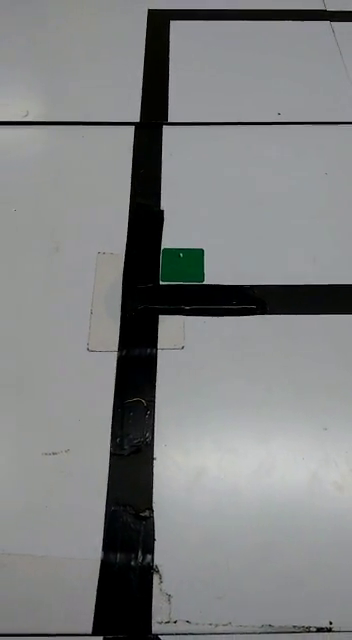
//> input picture frame 59 of line2.avi, 352 x 640 px
$ ./NotPiLine_3.1_4   (built with g++ and OpenCV 4)
//> lines starting //> are read from the running program, lines starting //| are printed output that depends on the picture; after the words box and inside, x2 and y2 are one past the last pixel; in counts of white or black regions, pixels touching at a corner belong together
//============================================================================
// Name        : VideoShow.cpp
// Author      :
// Version     :
// Copyright   : Your copyright notice
// Description : Hello World in C++, Ansi-style
//============================================================================

#include <iostream>
#include "opencv2/opencv.hpp"


using namespace std;
using namespace cv;

int pic_rows;
int pic_cols;
const int ANZAHL = 5;

const float mingroß = 0.1;   //prozent von gesamten ROI, die die Linie mindestens aufnehmen muss, bevor sie gezählt wird  (0.1)
const float cerheigth = 0.6; //linethickness value (how high, bevor it is considered to be vertical and is counted)

float ymin = 0;
float ymax = 0;
float xmin = 0;
float xmax = 0;

int index_arr[ANZAHL][ANZAHL];
int roisize = 0;

cv::Mat img_rgb;
cv::Mat img_gminb;		 //gruen minus blau
cv::Mat img_gminr;		 //gruen minus rot
cv::Mat img_unterschied; //unterschied zwichen den beiden oberen /\ ( gminb und gminr )
cv::Mat img_binunt; 		 //Bin�risiert auf den Unterschied
cv::Mat img_binhell; 		 //Bin�risiert auf die Helligkeit
cv::Mat img_binsw;
cv::Mat img_blur;
cv::Mat img_roi;
cv::Mat img_bin;
cv::Mat img_hsv;
cv::Mat img_sw;

std::vector<cv::Mat> splitmat;  //Ein Vektor von Matritzen für Rot, Gruen und Blau

cv::Mat ROIs[ANZAHL][ANZAHL]; //Vector of Matritzen
std::vector<std::vector<cv::Point> > contours_arr[ANZAHL][ANZAHL]; //für schwarz

cv::Point Dots[ANZAHL][ANZAHL];
cv::Point DotsReal[ANZAHL][ANZAHL];
bool Connections[ANZAHL][ANZAHL][4];  //[x][y]Point on grid 0123 Connections to  top left bottom right

//cv::Point Links[ANZAHL][ANZAHL][4][4];  //first two [][] for current x,y pos  next[] for which connection and last[] for wich connection on the deleted node
std::vector<cv::Point> Links[ANZAHL][ANZAHL];  //first two [][] for current x,y pos and vector for all the Links of that field
cv::Point point;  //temp point storage
int tempdirection2; //tempdirection
int extx = 0;	// extra x value
int exty = 0;	// extra y value
//cv::Point TempLinks[ANZAHL][ANZAHL][4][4];  //first two [][] for current x,y pos  next[] for which connection and last[] for wich connection on the deleted node
std::vector<cv::Point> TempLinks[ANZAHL][ANZAHL];

cv::Point temppoint = cv::Point(0, 0);
bool TempConnections[ANZAHL][ANZAHL][4];  //Connections that will get changed in repeat
cv::Point linesstart[ANZAHL*ANZAHL];
cv::Point linesend[ANZAHL*ANZAHL];
int amount = 0;
int linksamount = 0;

cv::Point greendots[2];
std::vector<std::vector<cv::Point> > contours_green[2]; //für grün ( 2 für die möglichen zwei grünen Punkte )
int index_green[2];

int linethickness = 0;
//const int extravalue = 5;  //extravalue + linthickness for linescheck()
const float percentage = 1.2;  //linethickness * percentage

void img_set();
void makeROIs();
void makeConturesandDots();
void lines();
void linescheck();
void find_begining();
void repeat(int x, int y);
void find_greendot();
void draw();
void show();

int find_linethickness();
int get_av_width(int x, int y);
int get_av_height(int x, int y);
float get_median_thickness(int x, int y, bool direction);
int get_borderpos(int x, int y, int direction);
int get_borderthickness(int x, int y, int direction);
int get_maxdimensions(int x, int y, bool direction);
bool similar(int a, int b);

void v_sort(vector<int>&);


int main() {

	//Erstelle Objekt von Klasse cv::VideoCapture und �ffne das Video "line.avi"
	cv::VideoCapture cap("line2.avi");

	//Pr�fe ob das Video geöffnet werden konnte
	if (!cap.isOpened()) {
		std::cout << "Problem beim �ffnen der Datei" << std::endl;
		return -1;
	}
	//Setze Framerate und die Auflösung
	cap.set(cv::CAP_PROP_FPS, 30);
	cap.set(cv::CAP_PROP_FRAME_WIDTH, 640);
	cap.set(cv::CAP_PROP_FRAME_HEIGHT, 480);

	//Füge Fenster zum Server hinzu
	cv::namedWindow("RGB");
	cv::namedWindow("BLUR");
	cv::namedWindow("GREEN");

	while (1) {
		std::cout << "Hallo1 " << std::endl;
		cap.read(img_rgb);
//> img_rgb is the input picture: 640 rows x 352 cols, CV_8UC3; mean B, G, R 129.1, 128.8, 126.9
		std::cout << "Hallo2 " << std::endl;
		if (img_rgb.empty()) {
			std::cout << "Fehler beim holen des Bildes" << std::endl;
			return -2;
		}

		std::cout << "Hallo3 " << std::endl;
		pic_rows = img_rgb.rows;
		pic_cols = img_rgb.cols;
		std::cout << "Rows, Cols" << pic_rows << pic_cols << std::endl;
//| Rows, Cols640352

		img_set();
		std::cout << "Hallo4 " << std::endl;
		makeROIs();
		std::cout << "Hallo5 " << std::endl;
		makeConturesandDots();
		std::cout << "Hallo6 " << std::endl;
		lines();
		std::cout << "Hallo7 " << std::endl;
		linethickness = find_linethickness();
		std::cout << "Hallo8 " << std::endl;
		linescheck();
		std::cout << "Hallo9 " << std::endl;
		find_begining();


		//---TEMPORARY---------
		/*
		std::cout << "LINKS" << std::endl;
		for (int y = 0; y < ANZAHL; y++) {  //6 spots per link  -> [0, 0]
			std::cout << "              " << Links[0][y][0][0] << "              " << "  " << "              " << Links[1][y][0][0] << "              " << "  " << "              " << Links[2][y][0][0] << "              " << "  " << "              " << Links[3][y][0][0] << "              " << "  " << "              " << Links[4][y][0][0] << "              " << "  " << std::endl;
			std::cout << "          " << Links[0][y][0][3] << " " << Connections[0][y][0] << Links[0][y][0][1] << "          " << "  " << "          " << Links[1][y][0][3] << " " << Connections[1][y][0] << Links[1][y][0][1] << "          " << "  " << "          " << Links[2][y][0][3] << " " << Connections[2][y][0] << Links[2][y][0][1] << "          " << "  " << "          " << Links[3][y][0][3] << " " << Connections[3][y][0] << Links[3][y][0][1] << "          " << "  " << "          " << Links[4][y][0][3] << " " << Connections[4][y][0] << Links[4][y][0][1] << "          " << "  " << std::endl;
			std::cout << "              " << Links[0][y][0][2] << "              " << "  " << "              " << Links[1][y][0][2] << "              " << "  " << "              " << Links[2][y][0][2] << "              " << "  " << "              " << Links[3][y][0][2] << "              " << "  " << "              " << Links[4][y][0][2] << "              " << "  " << std::endl;

			std::cout << "    " << Links[0][y][3][0] << "    " << "      " << "    " << Links[0][y][1][0] << "    " << "  " << "    " << Links[1][y][3][0] << "    " << "      " << "    " << Links[1][y][1][0] << "    " << "  " << "    " << Links[2][y][3][0] << "    " << "      " << "    " << Links[2][y][1][0] << "    " << "  " << "    " << Links[3][y][3][0] << "    " << "      " << "    " << Links[3][y][1][0] << "    " << "  " << "    " << Links[4][y][3][0] << "    " << "      " << "    " << Links[4][y][1][0] << "    " << "  " << std::endl;
			std::cout << Links[0][y][3][3] << " " << Connections[0][y][3] << Links[0][y][3][1] << "      " << Links[0][y][1][3] << " " << Connections[0][y][1] << Links[0][y][1][1] << "  " << Links[1][y][3][3] << " " << Connections[1][y][3] << Links[1][y][3][1] << "      " << Links[1][y][1][3] << " " << Connections[1][y][1] << Links[1][y][1][1] << "  " << Links[2][y][3][3] << " " << Connections[2][y][3] << Links[2][y][3][1] << "      " << Links[2][y][1][3] << " " << Connections[2][y][1] << Links[2][y][1][1] << "  " << Links[3][y][3][3] << " " << Connections[3][y][3] << Links[3][y][3][1] << "      " << Links[3][y][1][3] << " " << Connections[3][y][1] << Links[3][y][1][1] << "  " << Links[4][y][3][3] << " " << Connections[4][y][3] << Links[4][y][3][1] << "      " << Links[4][y][1][3] << " " << Connections[4][y][1] << Links[4][y][1][1] << "  " << std::endl;
			std::cout << "    " << Links[0][y][3][2] << "    " << "      " << "    " << Links[0][y][1][2] << "    " << "  " << "    " << Links[1][y][3][2] << "    " << "      " << "    " << Links[1][y][1][2] << "    " << "  " << "    " << Links[2][y][3][2] << "    " << "      " << "    " << Links[2][y][1][2] << "    " << "  " << "    " << Links[3][y][3][2] << "    " << "      " << "    " << Links[3][y][1][2] << "    " << "  " << "    " << Links[4][y][3][2] << "    " << "      " << "    " << Links[4][y][1][2] << "    " << "  " << std::endl;

			std::cout << "              " << Links[0][y][2][0] << "              " << "  " << "              " << Links[1][y][2][0] << "              " << "  " << "              " << Links[2][y][2][0] << "              " << "  " << "              " << Links[3][y][2][0] << "              " << "  " << "              " << Links[4][y][2][0] << "              " << "  " << std::endl;
			std::cout << "          " << Links[0][y][2][3] << " " << Connections[0][y][2] << Links[0][y][2][1] << "          " << "  " << "          " << Links[1][y][2][3] << " " << Connections[1][y][2] << Links[1][y][2][1] << "          " << "  " << "          " << Links[2][y][2][3] << " " << Connections[2][y][2] << Links[2][y][2][1] << "          " << "  " << "          " << Links[3][y][2][3] << " " << Connections[3][y][2] << Links[3][y][2][1] << "          " << "  " << "          " << Links[4][y][2][3] << " " << Connections[4][y][2] << Links[4][y][2][1] << "          " << "  " << std::endl;
			std::cout << "              " << Links[0][y][2][2] << "              " << "  " << "              " << Links[1][y][2][2] << "              " << "  " << "              " << Links[2][y][2][0] << "              " << "  " << "              " << Links[3][y][2][0] << "              " << "  " << "              " << Links[4][y][2][0] << "              " << "  " << std::endl;

			std::cout << "" << std::endl;
		}*/
		//-----------------


		std::cout << "Hallo10 " << std::endl;
		find_greendot();
		std::cout << "Hallo11 " << std::endl;
		draw();
		std::cout << "Hallo12 " << std::endl;
		show();
		std::cout << "Hallo13 " << std::endl;
	}
	std::cout << "BYYYY " << std::endl;
	return 0;
}	//Oben wurde zuweit eingeschoben

void img_set() {

	//RGB -> Graustufenwandlung
	cv::cvtColor(img_rgb, img_hsv, cv::COLOR_BGR2HSV);
//> img_hsv: 640 rows x 352 cols, CV_8UC3; mean H, S, V 79.6, 18.8, 130.2

	//Binarisierung + Green Image
	cv::inRange(img_hsv, cv::Scalar(60, 100, 25), cv::Scalar(90, 255, 150), img_bin);
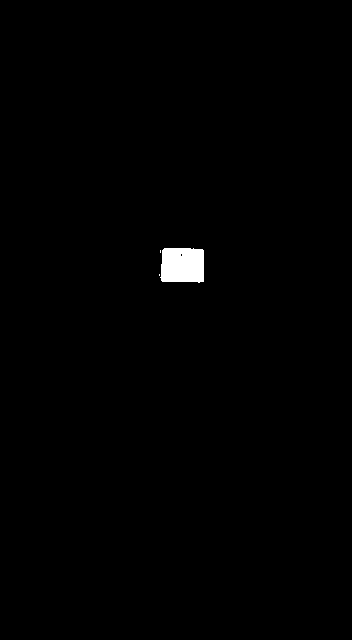
//> img_bin: 640 rows x 352 cols, CV_8UC1; 0.64% white; 3 white regions (2 under 20 px), largest, box (x1, y1, x2, y2) and area: (160, 248, 204, 283) 1430
	cv::inRange(img_hsv, cv::Scalar(0, 0, 0), cv::Scalar(180, 255, 100), img_binhell); //letzet Wert ist Helligkeit
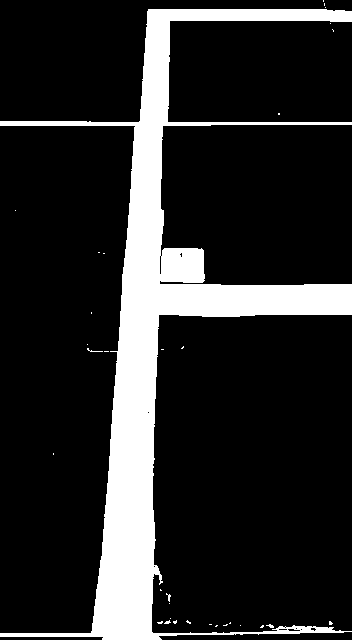
//> img_binhell: 640 rows x 352 cols, CV_8UC1; 16.5% white; 33 white regions (31 under 20 px), largest, box (x1, y1, x2, y2) and area: (0, 9, 352, 640) 36924, (87, 348, 103, 352) 20

																					   //White Image
	cv::split(img_rgb, splitmat);
	img_gminb = cv::abs(splitmat[0] - splitmat[1]);		// gruen - blau
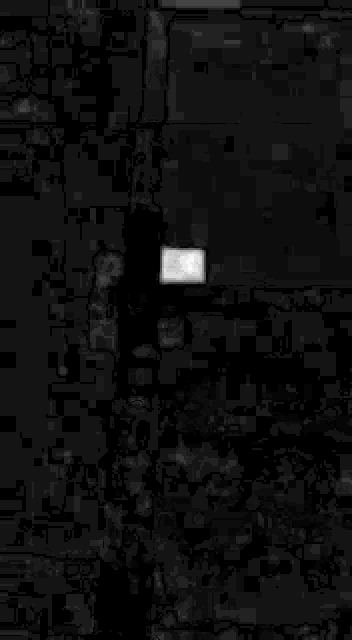
//> img_gminb: 640 rows x 352 cols, CV_8UC1; min 0, max 37, mean 2.3; drawn with min black and max white
	img_gminr = cv::abs(splitmat[1] - splitmat[2]);		// gruen - rot
	img_unterschied = cv::abs(img_gminb - img_gminr);	// Unterschied ausrechenen; klein=schwarz oder weiß
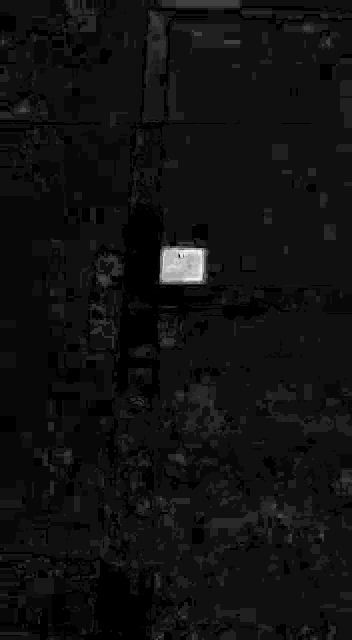
//> img_unterschied: 640 rows x 352 cols, CV_8UC1; min 0, max 31, mean 2; drawn with min black and max white
	cv::inRange(img_unterschied, cv::Scalar(0), cv::Scalar(8), img_binunt);
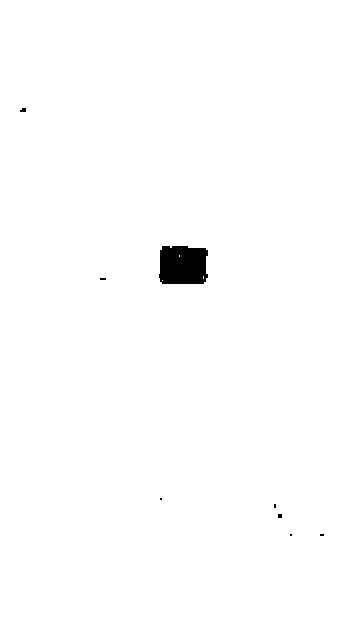
//> img_binunt: 640 rows x 352 cols, CV_8UC1; 99.2% white; 8 black regions (6 under 20 px), largest, box (x1, y1, x2, y2) and area: (159, 246, 208, 284) 1710, (20, 108, 26, 112) 20

	cv::bitwise_and(img_binunt, img_binhell, img_binsw);
//> img_binsw: 640 rows x 352 cols, CV_8UC1; 15.8% white; 36 white regions (34 under 20 px), largest, box (x1, y1, x2, y2) and area: (0, 9, 352, 640) 35441, (87, 348, 103, 352) 20

	/*
	//Blured Image
	cv::Rect roi(0, pic_rows / 3, pic_cols, (pic_cols / 5) * 4); //Laufwerte (0, 240, 640, 240)
	img_roi = img_binsw(roi);
	cv::GaussianBlur(img_roi, img_blur, Size(5, 5), 0, 0);
	cv::inRange(img_blur, cv::Scalar(0, 0, 0), cv::Scalar(50, 45, 45),img_blur);
	cv::bitwise_not(img_blur, img_sw); //schwarz wei� tauschen
	*/
}

void makeROIs() {
	xmin = 0;
	xmax = 0;
	ymin = 0;
	ymax = 0;
	for (int x = 0; x < ANZAHL; x++) {
		xmin = (img_binsw.cols / (ANZAHL)) * x;
		xmax = (img_binsw.cols / (ANZAHL)) * (x + 1);
		for (int y = 0; y < ANZAHL; y++) {
			ymin = (img_binsw.rows / (ANZAHL)) * y;
			ymax = (img_binsw.rows / (ANZAHL)) * (y + 1);

			std::cout << "xmin " << xmin << std::endl;
			std::cout << "xmax " << xmax << std::endl;
			std::cout << "ymin " << ymin << std::endl;
			std::cout << "ymax " << ymax << std::endl;

			//			  X  ,  Y  ,   WIDTH  ,   HEIGHT
			cv::Rect roi(xmin, ymin, xmax - xmin, ymax - ymin);
			std::cout << "Hallo4.1 " << std::endl;
			ROIs[x][y] = img_binsw(roi);
			std::cout << "Hallo4.2 " << std::endl;
			cv::GaussianBlur(ROIs[x][y], ROIs[x][y], Size(5, 5), 0, 0);
			std::cout << "Hallo4.3 " << std::endl;
			cv::inRange(ROIs[x][y], cv::Scalar(0, 0, 0), cv::Scalar(50, 45, 45), ROIs[x][y]);
			std::cout << "Hallo4.4 " << std::endl;
			cv::bitwise_not(ROIs[x][y], ROIs[x][y]); //schwarz weiß tauschen
			std::cout << "Hallo4.5 " << std::endl;
			//cv::imshow("BLUR", ROIs[x][y]);
		}
	}
//> (the rest of the program and of its run is left out)
